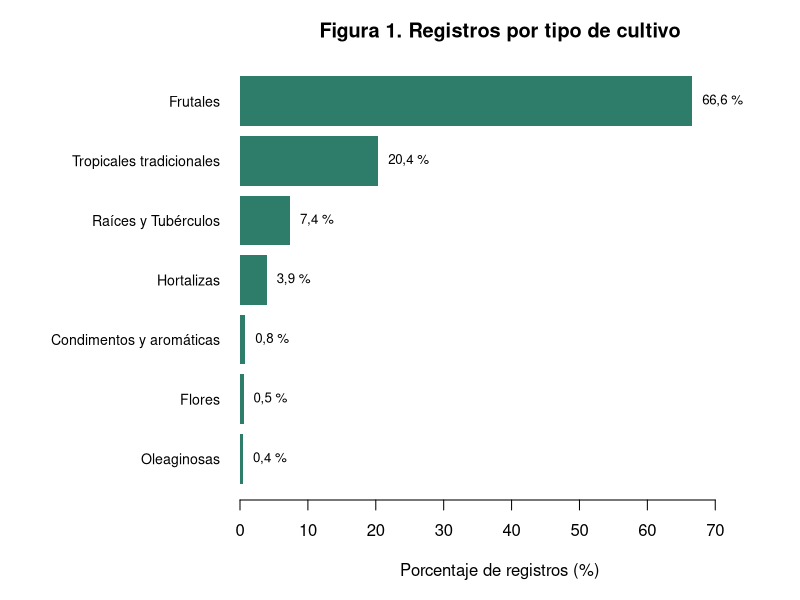
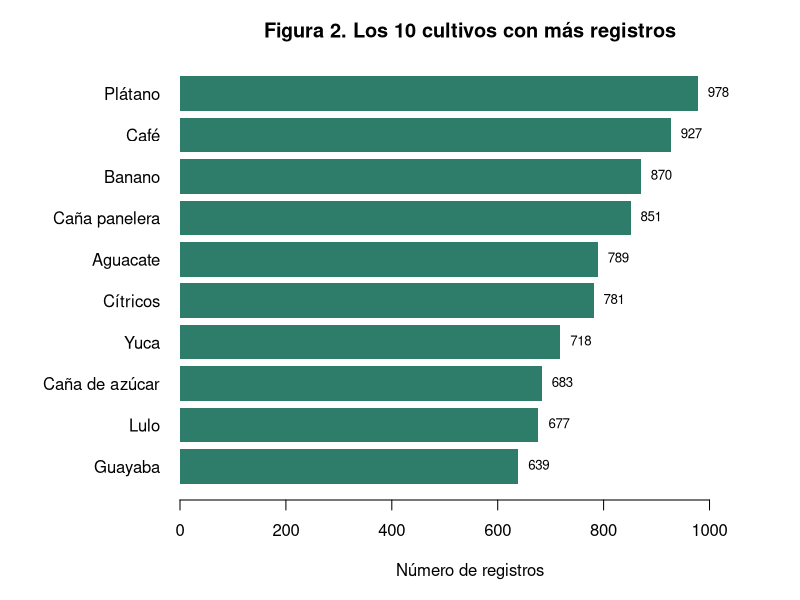
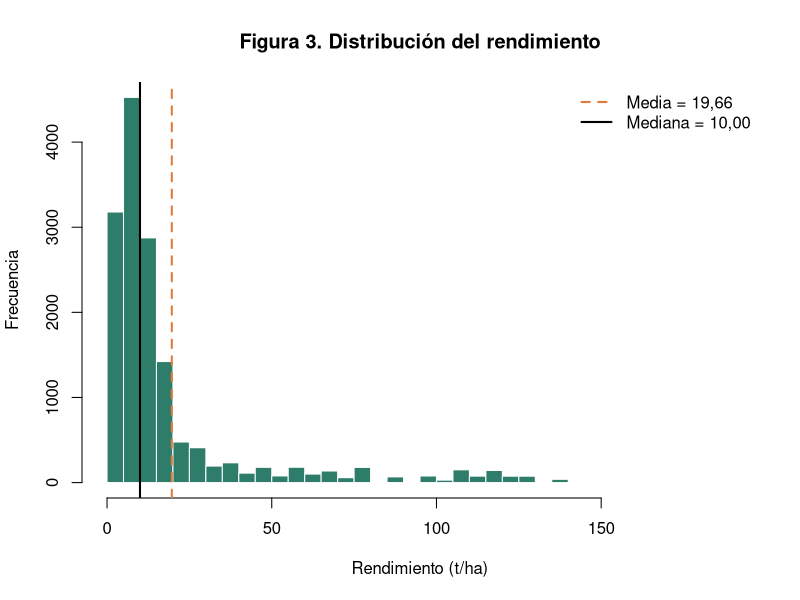
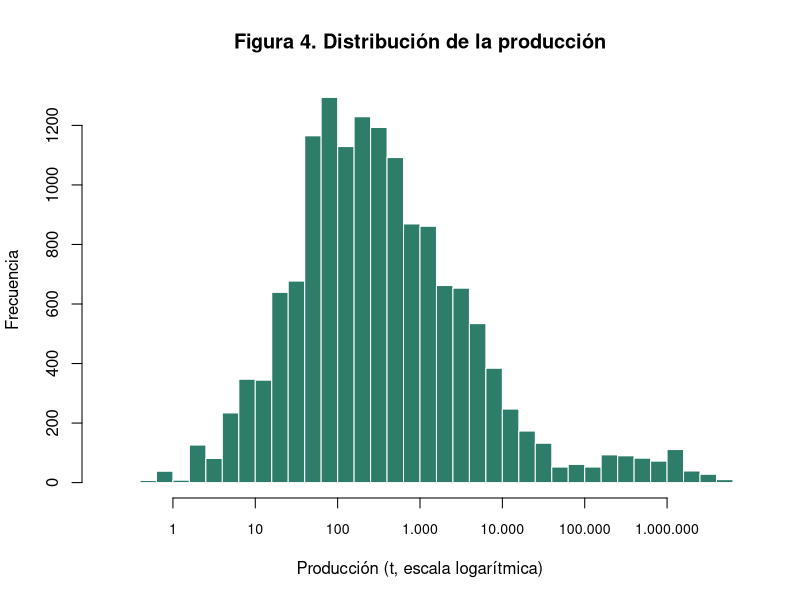
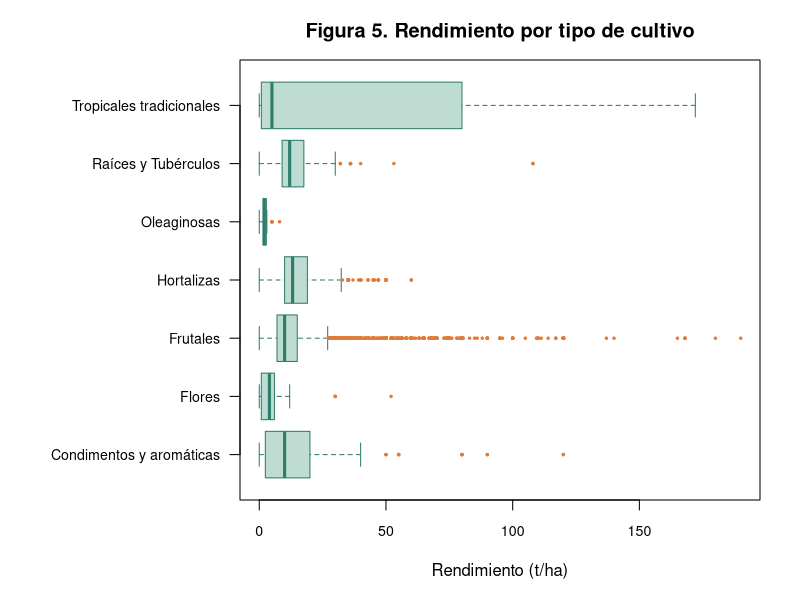
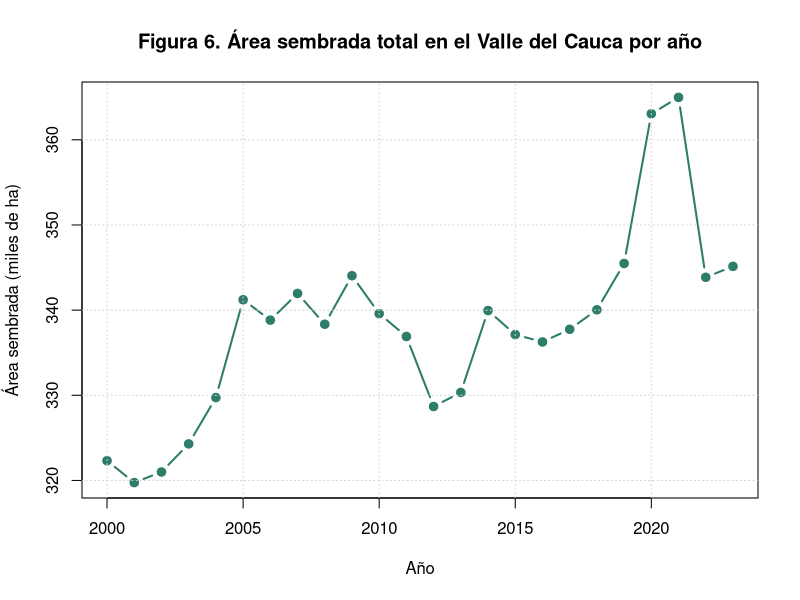
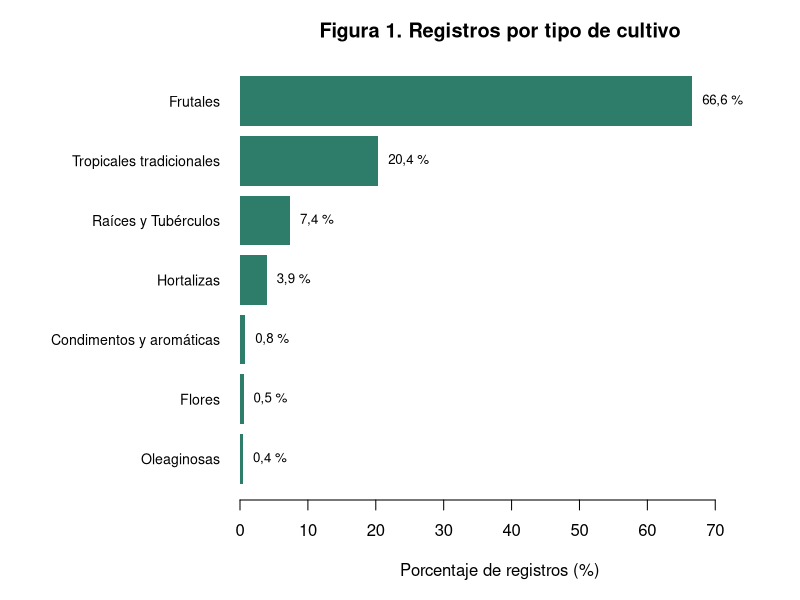
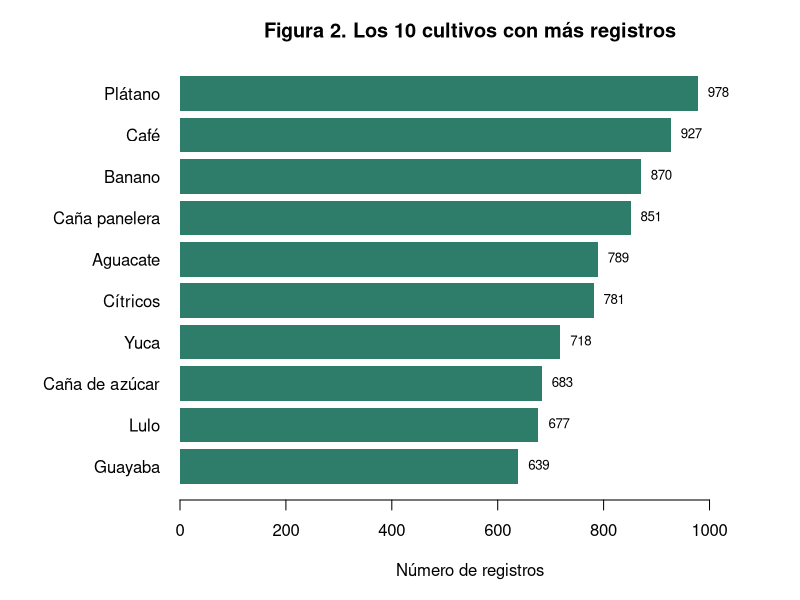

Source code (R) for these figures, in order:
# ==============================================================================
#  TALLER 1 - PUNTO 5: Gráficos
#  Requiere haber corrido antes Taller1_Punto3_Limpieza.R
#  (o tener el archivo Datos_limpios_cultivos_Valle.csv en la carpeta)
# ==============================================================================
if (!exists("datos")) {
  datos <- read.csv("Datos_limpios_cultivos_Valle.csv",
                    encoding = "UTF-8", fileEncoding = "UTF-8")
}

col1 <- "#2E7D6B"   # verde
col2 <- "#E07B39"   # naranja

# Nombres cortos para que los tipos de cultivo quepan en los gráficos
tipo_corto <- as.character(datos$Tipo_cultivo)
tipo_corto[tipo_corto == "Cultivos para Condimentos y Bebidas Medicinales y Aromáticas"] <- "Condimentos y aromáticas"
tipo_corto[tipo_corto == "Cultivos Tropicales Tradicionales"] <- "Tropicales tradicionales"

# Dibuja el gráfico en pantalla y además lo guarda como PNG
graficar <- function(archivo, dibujar) {
  dibujar()
  png(archivo, width = 1000, height = 650, res = 120)
  dibujar()
  dev.off()
}

# ---- Figura 1: Registros por tipo de cultivo ---------------------------------
graficar("Fig1_tipo_cultivo.png", function() {
  op <- par(mar = c(5, 12, 3, 2)); on.exit(par(op))
  p <- sort(100 * table(tipo_corto) / length(tipo_corto))
  b <- barplot(p, horiz = TRUE, las = 1, col = col1, border = NA,
               xlim = c(0, max(p) * 1.15), cex.names = 0.85,
               xlab = "Porcentaje de registros (%)",
               main = "Figura 1. Registros por tipo de cultivo")
  text(p, b, paste0(formatC(p, format = "f", digits = 1, decimal.mark = ","), " %"),
       pos = 4, cex = 0.8)
})

# ---- Figura 2: Los 10 cultivos más frecuentes ---------------------------------
graficar("Fig2_top10_cultivos.png", function() {
  op <- par(mar = c(5, 9, 3, 2)); on.exit(par(op))
  t <- rev(sort(table(datos$Cultivo), decreasing = TRUE)[1:10])
  b <- barplot(t, horiz = TRUE, las = 1, col = col1, border = NA,
               xlim = c(0, max(t) * 1.12),
               xlab = "Número de registros",
               main = "Figura 2. Los 10 cultivos con más registros")
  text(t, b, t, pos = 4, cex = 0.8)
})

# ---- Figura 3: Histograma del rendimiento ------------------------------------
graficar("Fig3_hist_rendimiento.png", function() {
  x <- datos$Rendimiento_t_ha
  hist(x, breaks = 40, col = col1, border = "white",
       xlab = "Rendimiento (t/ha)", ylab = "Frecuencia",
       main = "Figura 3. Distribución del rendimiento")
  abline(v = mean(x),   col = col2,    lwd = 2, lty = 2)
  abline(v = median(x), col = "black", lwd = 2)
  legend("topright", bty = "n",
         legend = paste(c("Media =", "Mediana ="),
                        formatC(c(mean(x), median(x)), format = "f", digits = 2, decimal.mark = ",")),
         col = c(col2, "black"), lty = c(2, 1), lwd = 2)
})

# ---- Figura 4: Histograma de la producción (escala logarítmica) --------------
# La producción es tan asimétrica que en escala normal casi todo queda en una barra
graficar("Fig4_hist_produccion_log.png", function() {
  x <- datos$Produccion_t[datos$Produccion_t > 0]
  hist(log10(x), breaks = 40, col = col1, border = "white", xaxt = "n",
       xlab = "Producción (t, escala logarítmica)", ylab = "Frecuencia",
       main = "Figura 4. Distribución de la producción")
  # Etiquetas en potencias de 10 con punto de miles: 1, 10, 100, 1.000, ...
  axis(1, at = 0:6, cex.axis = 0.85,
       labels = format(10^(0:6), big.mark = ".", scientific = FALSE, trim = TRUE))
})

# ---- Figura 5: Boxplot del rendimiento por tipo de cultivo -------------------
graficar("Fig5_boxplot_rendimiento_tipo.png", function() {
  op <- par(mar = c(5, 12, 3, 2)); on.exit(par(op))
  boxplot(datos$Rendimiento_t_ha ~ tipo_corto, horizontal = TRUE, las = 1,
          col = "#BFDCD3", border = col1, outcol = col2, outpch = 20, outcex = 0.5,
          cex.axis = 0.85, xlab = "Rendimiento (t/ha)", ylab = "",
          main = "Figura 5. Rendimiento por tipo de cultivo")
})

# ---- Figura 6: Área sembrada total por año -----------------------------------
graficar("Fig6_area_por_anio.png", function() {
  area <- tapply(datos$Ha_sembradas, datos$Anio, sum) / 1000
  plot(as.numeric(names(area)), area, type = "b", pch = 19, col = col1, lwd = 2,
       xlab = "Año", ylab = "Área sembrada (miles de ha)",
       main = "Figura 6. Área sembrada total en el Valle del Cauca por año")
  grid()
})
